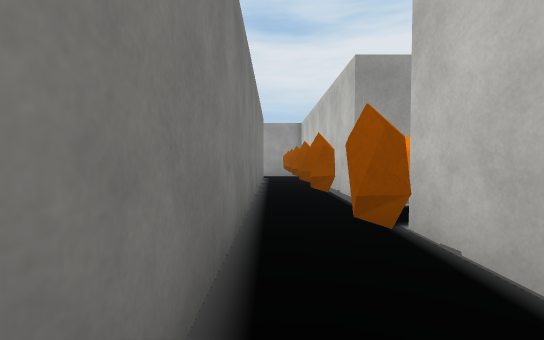
[1] (above)

20 first-person views from a walk through a 3-D level made in the Unity game engine. The camera is 1.4 m above the floor, tilts 2° down and sees 90° across. The floor is counted in squares, 1.89 m on a side. Each view is taken from the middle of a square. On the plan, view 1 faces up. The plan holds only what a view shows up to about 10 squares ahead; the rest is blank. The place goes on beyond the plan. The player character is not drawn. Some surface patterns are stand-ins.

[2]
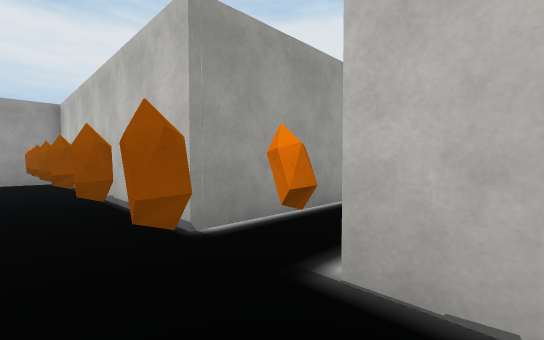

[3]
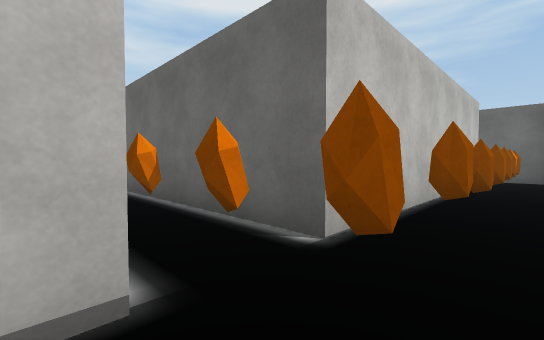

[4]
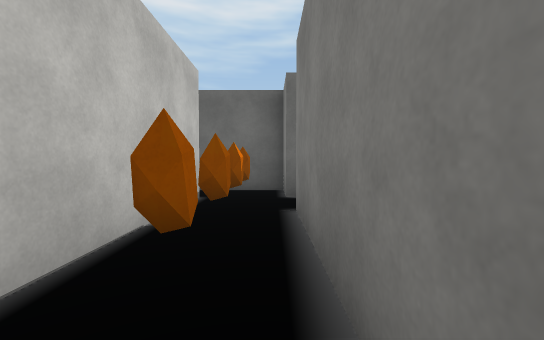

[5]
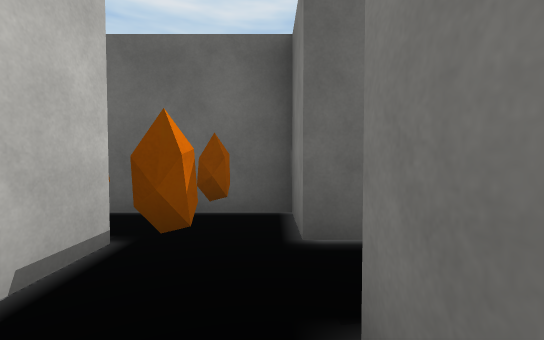

[6]
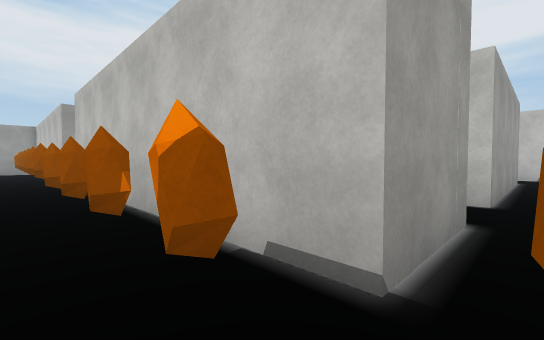

[7]
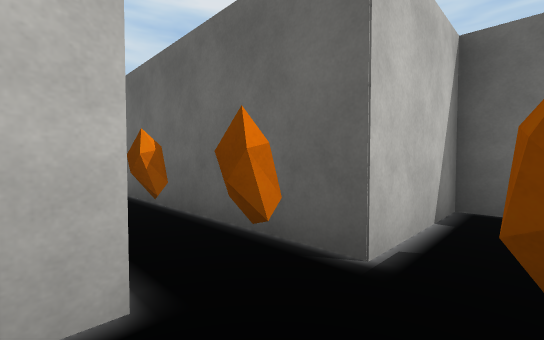

[8]
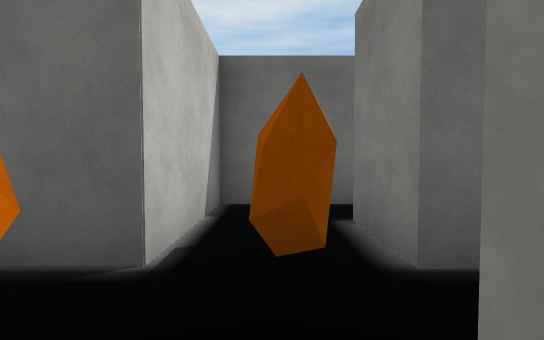

[9]
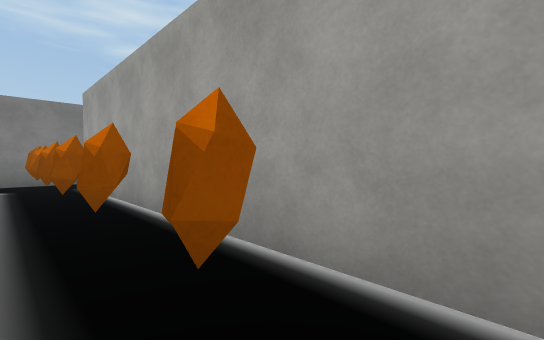

[10]
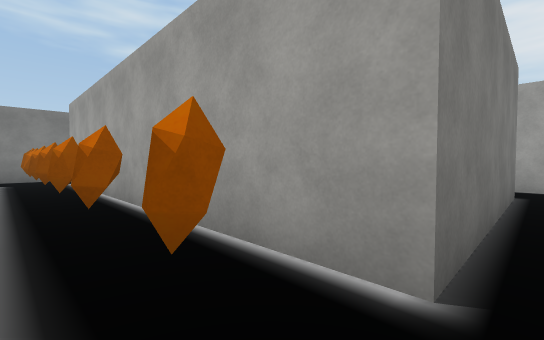

[11]
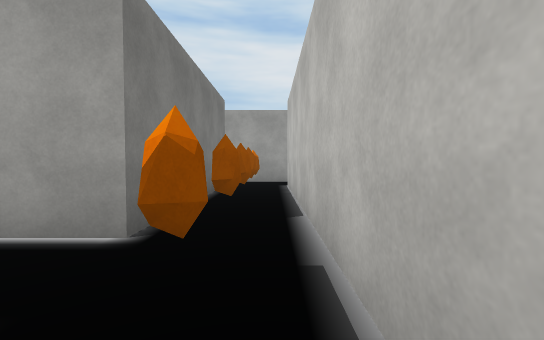

[12]
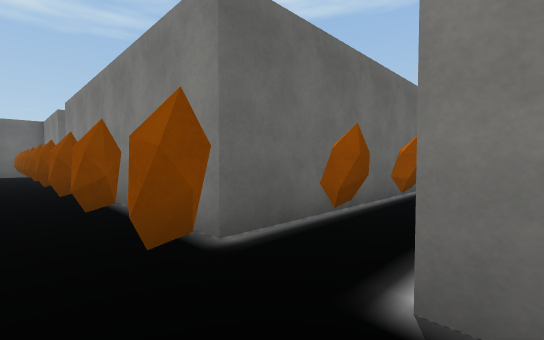

[13]
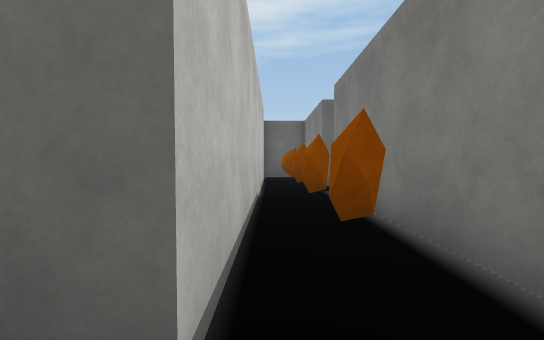

[14]
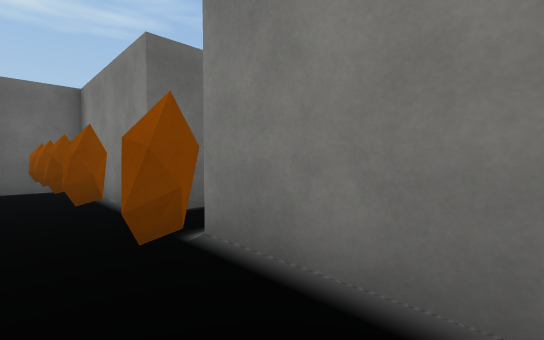

[15]
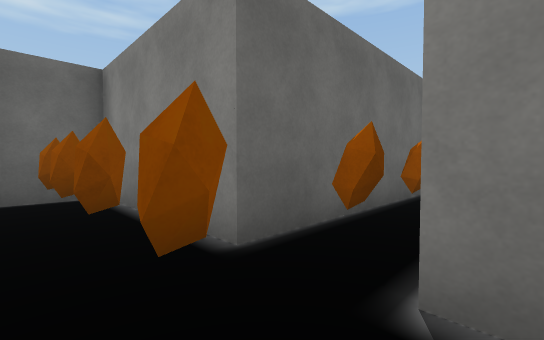

[16]
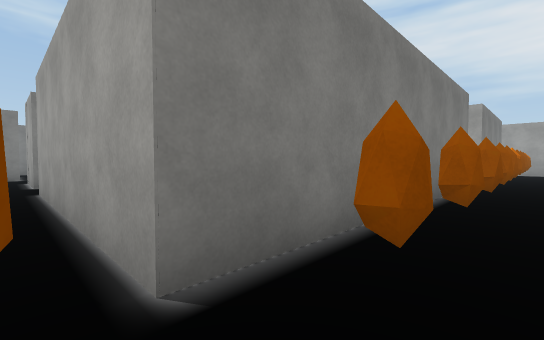

[17]
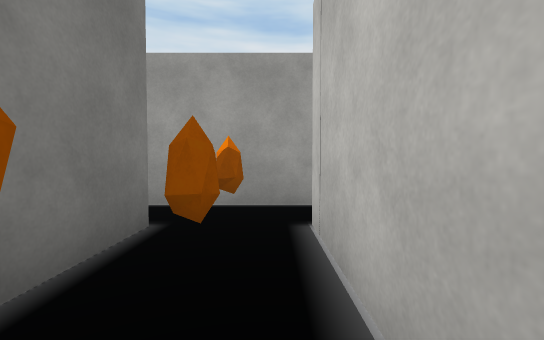

[18]
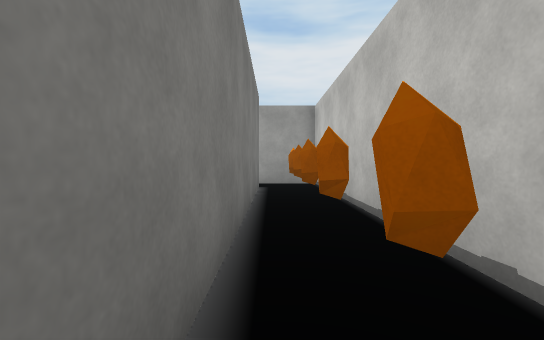

[19]
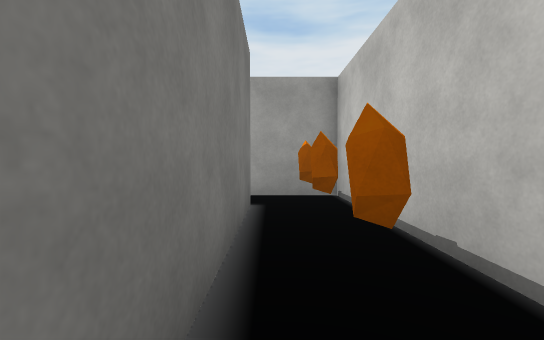

[20]
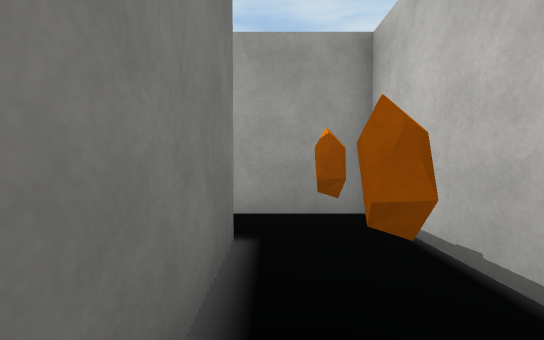

### Floor plan
Points are (right, up) in squares from view 1. A wall is a line through its corners. A room is listed if a view was taken in it or the views show most of it. See-through windows are left out.
Room 1 (views 1, 2, 3, 4, 5, 6, 9, 10, 12, 17, 18, 19, 20)
walls: (-0.4, 11.6) (-0.4, -4.1); (3.8, -5.4) (1.4, -5.4) (1.4, 2.8) (11.6, 2.8); (13.5, 2.4) (13.5, 10.2); (11.5, 10.1) (11.5, 4.6) (1.4, 4.6) (1.4, 12.8) (-0.6, 12.8); (-0.9, -5.5) (-0.4, -5.5) (-0.4, -6.9) (3, -6.9); (13.8, 11.5) (10.9, 11.5)
ways out: opening at (2.5, -6) to room 2; opening at (12.5, 2) to room 3; opening at (10.5, 11); opening at (14, 11)
objects: other object (1, -6); other object (1, -5); other object (1, -3); other object (1, -2); other object (1, 0); other object (1, 2); other object (1, 4); other object (1, 5); other object (1, 7); other object (1, 9); other object (1, 11); other object (1, 12); other object (2, 4); other object (4, 4); other object (5, 4); other object (7, 4); other object (9, 4); other object (11, 4); other object (12, 4); other object (12, 6); other object (12, 7); other object (12, 9); other object (12, 11)
Room 2 (views 7, 8)
walls: (3, -6.9) (3, -8.4); (5.4, -5.4) (5.4, -4.9); (4.9, -8.6) (4.9, -6.9)
ways out: opening at (2.5, -6) to room 1; opening at (6, -6) to room 3; opening at (4, -7.5)
objects: other object (4, -6); other object (5, -6)
Room 3 (views 11, 13, 14, 15, 16)
walls: (11.5, 0.4) (11.5, -5.4) (5.4, -5.4); (13.3, -7.8) (13.3, 0.2) (13.9, 0.2); (4.9, -6.9) (11.5, -6.9) (11.5, -8.6)
ways out: opening at (12.5, 2) to room 1; opening at (6, -6) to room 2; opening at (12.5, -7.5)
objects: other object (7, -6); other object (9, -6); other object (11, -6); other object (12, -8); other object (12, -6); other object (12, -4); other object (12, -3); other object (12, -1); other object (12, 1); other object (12, 2)

Positions as (right, up) in squares from view 1, and headings:
1: (0, 0), facing up
2: (0, 2), facing up-right
3: (0, 5), facing down-right
4: (0, 0), facing down
5: (0, -3), facing down
6: (0, -6), facing up-right
7: (4, -5), facing down-right
8: (4, -5), facing down
9: (10, 3), facing up-left
10: (12, 3), facing up-left
11: (13, 2), facing up
12: (13, 5), facing down-left
13: (13, 1), facing down
14: (13, -3), facing down-left
15: (13, -5), facing down-left
16: (13, -6), facing up-left
17: (13, 7), facing up
18: (0, 4), facing up
19: (0, 7), facing up
20: (0, 9), facing up
